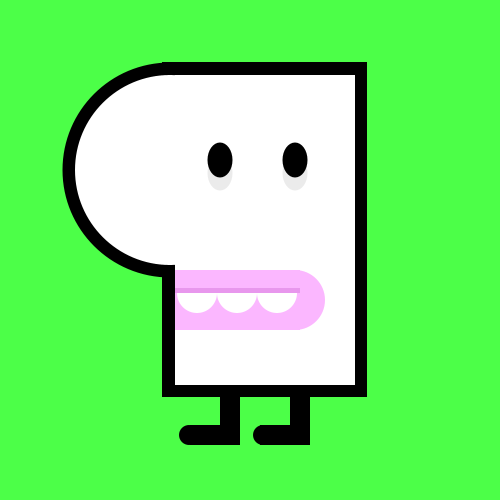
Frame 1 (no input)
Frame 60 (the mouse pressed at the canvas centre just before this capture): identical to frame 1, image omitted
Frame 120 (the mouse held since frame 60 and released just before this capture): identical to frame 1, image omitted

The Processing sketch that drew this single still picture (run headless with seeded random() and noise(); from frame 60 on, the mouse is pressed at the canvas centre):

// Processing sketch: processing_94256
// ── processing_94256.pde

// header
/******************************************
* First Processing Sketch - Pratt Processing Workshop
*    
*  John Olson 03/23/2013
******************************************/

// global variables


// setup
void setup(){
  // the setup function gets executed first thing
  // when the sketch loads and only is executed once
  size(500, 500); //size(width, height); in pixels
  smooth(); //this turns on anti-aliasing

}

// draw
void draw(){
  // the draw function is continually executed repeatedly
  background(#4cff48);
  
  noStroke();
  
  fill(#000000);// black
  ellipse(170, 170, 215, 215);// ellipse(x, y, width, height);

  fill(#000000);// black
  rect(162, 62, 205, 335);// rect(x, y, width, height);
  
  fill(#ffffff);// white
  ellipse(170, 170, 190, 190);// ellipse(x, y, width, height);

  fill(#ffffff);// white
  rect(175, 75, 180, 310);// rect(x, y, width, height);
  
  fill(#fbb7ff);// lips
  rect(175, 270, 125, 60);// rect(x, y, width, height);
  
    fill(#ebebeb);// black
  ellipse(220, 173, 25, 35);// ellipse(x, y, width, height);
  
      fill(#ebebeb);// black
  ellipse(295, 173, 25, 35);// ellipse(x, y, width, height);
  
    fill(#000000);// black
  ellipse(220, 160, 25, 35);// ellipse(x, y, width, height);
  
    
  
  fill(#000000);// blackl
  ellipse(295, 160, 25, 35);// ellipse(x, y, width, height);
  
  fill(#fbb7ff);// pink
  ellipse(295, 300, 60, 60);// ellipse(x, y, width, height);
  
  fill(#ffffff);//teeth
  ellipse(277, 293, 40, 40);// ellipse(x, y, width, height);
  
  fill(#ffffff);//teeth
  ellipse(237, 293, 40, 40);// ellipse(x, y, width, height);
  
  fill(#ffffff);//teeth 
  ellipse(197, 293, 40, 40);// ellipse(x, y, width, height);
  
  fill(#fbb7ff);// lips
  rect(175, 270 , 125, 23);// rect(x, y, width, height);
 
  fill(#e897ed);// lips
  rect(175, 288 , 125, 5);// rect(x, y, width, height);
  
   fill(#000000);// leg
  rect(220, 385 , 20, 60);// rect(x, y, width, height);
  
     fill(#000000);// leg
  rect(190, 425 , 50, 20);// rect(x, y, width, height);
  
     fill(#000000);// leg
  ellipse(189, 435 , 20, 20);// rect(x, y, width, height);
  
  fill(#000000);// leg
  rect(290, 385 , 20, 60);// rect(x, y, width, height);
  
   fill(#000000);// leg
  rect(260, 425 , 50, 20);// rect(x, y, width, height);
  
    fill(#000000);// leg
  ellipse(263, 435 , 20, 20);// rect(x, y, width, height);
 
  

  
  println("this is the console");// println allows you to display information while the sketch is running
}
